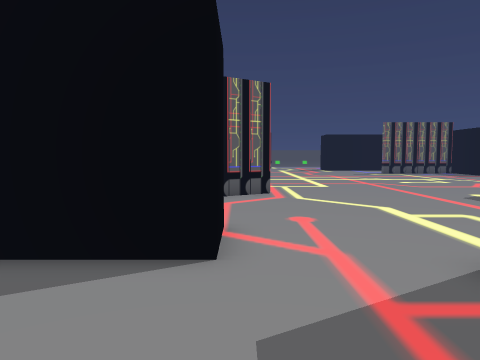
View 1 (above)

21 first-person views from a walk through a 3-D level made in the Unity game engine. The camera is 1.4 m above the floor, tilts 4° down and sees 70° across. The floor is counted in squares, 1 m on a side. Each view is taken from the middle of a square. On the plan, view 1 faces up. The plan holds only what a view shows up to about 15 squares ahead; the rest is blank. The place goes on beyond the plan.

View 2
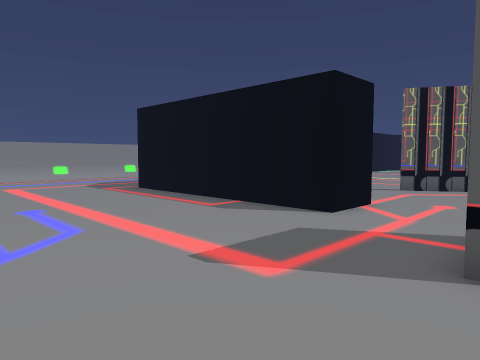

View 3
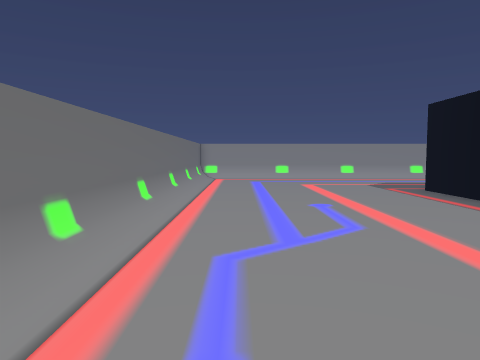

View 4
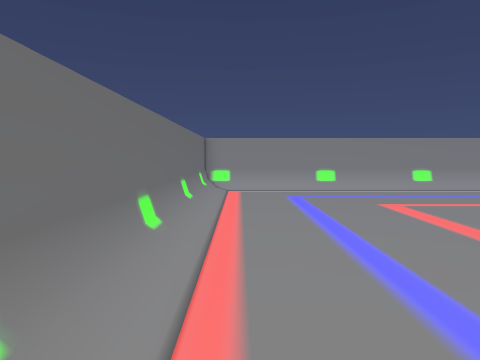

View 5
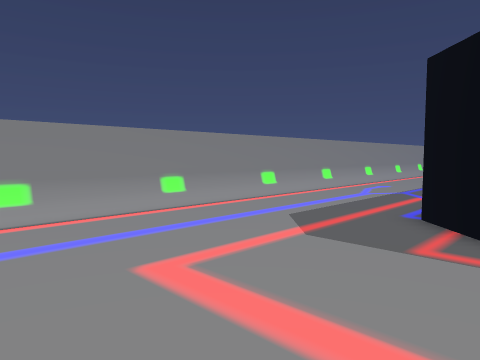

View 6
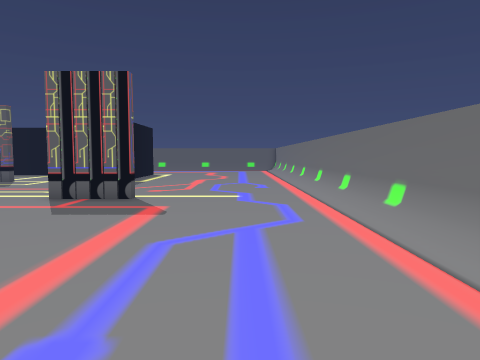

View 7
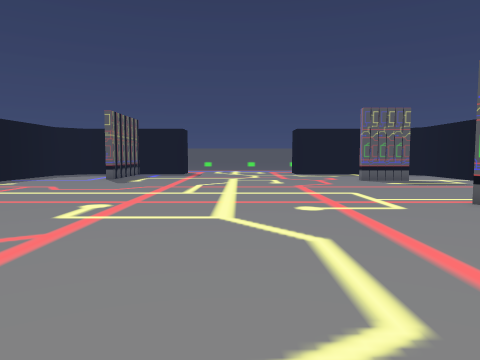

View 8
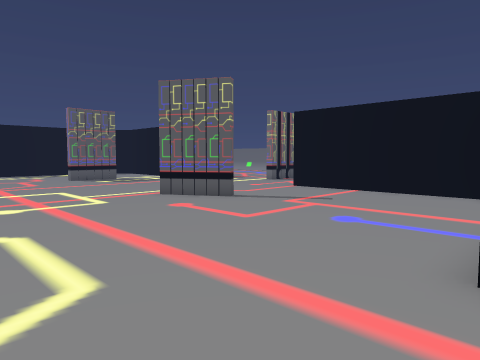

View 9
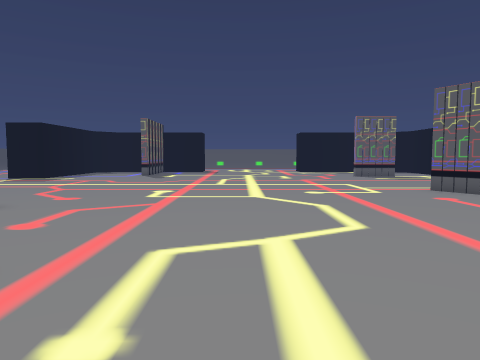

View 10
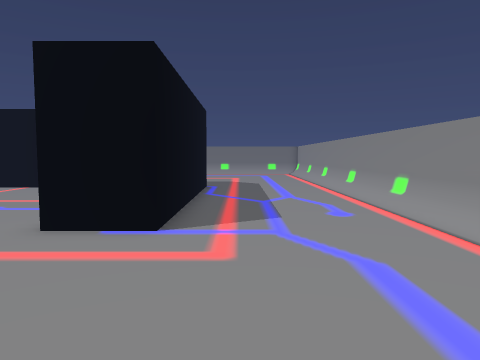

View 11
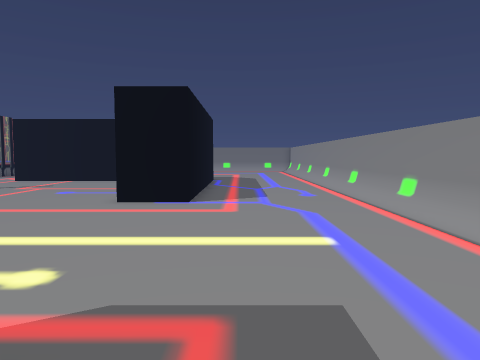

View 12
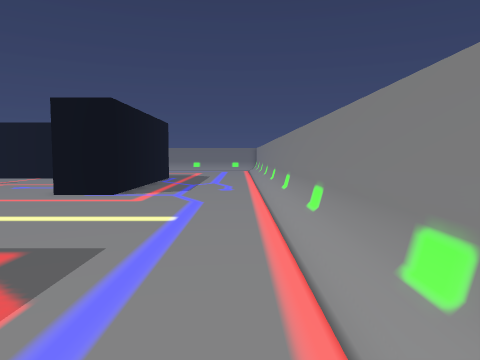

View 13
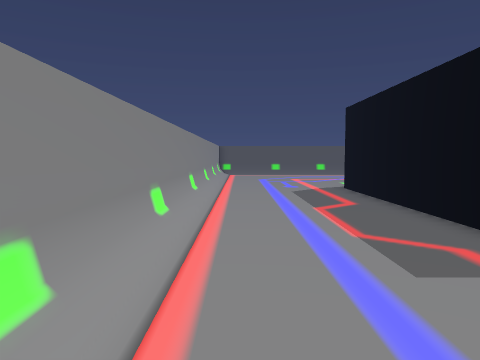

View 14
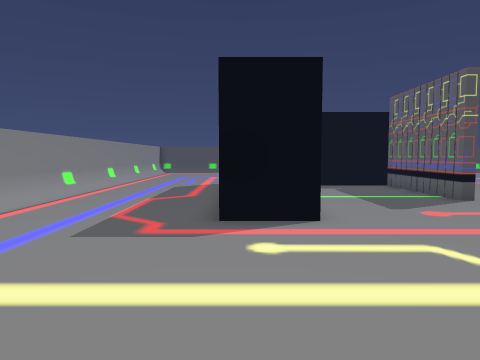

View 15
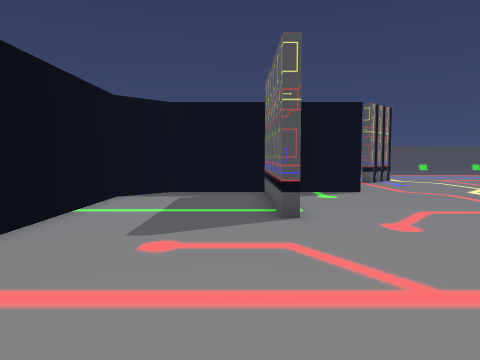

View 16
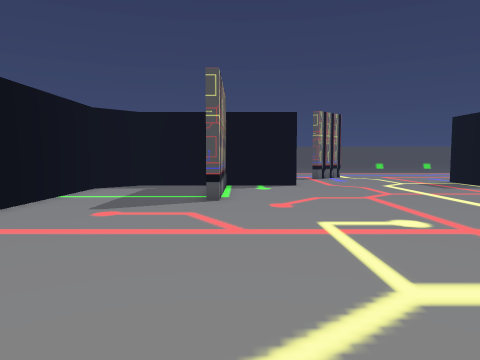

View 17
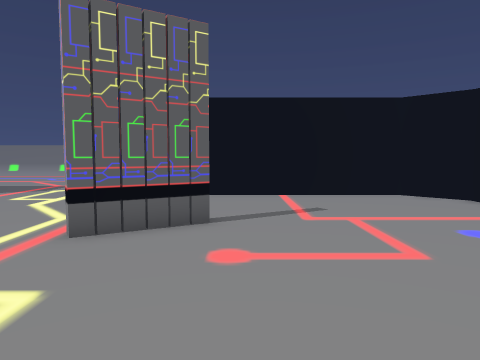

View 18
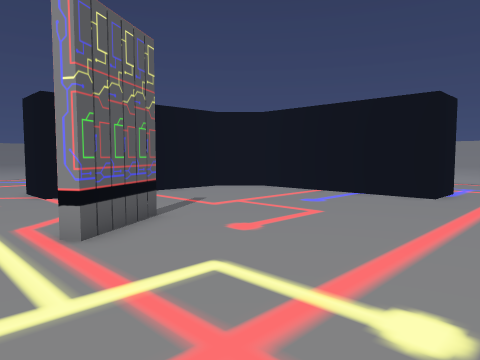

View 19
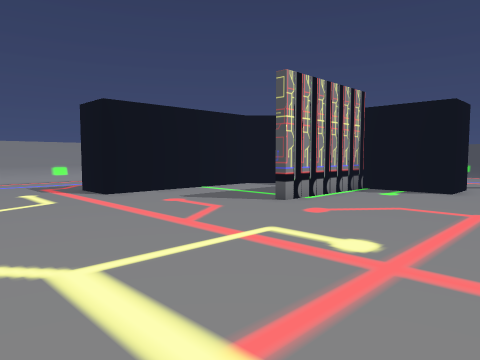

View 20
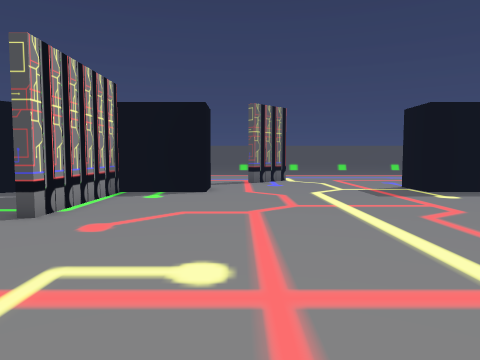

View 21
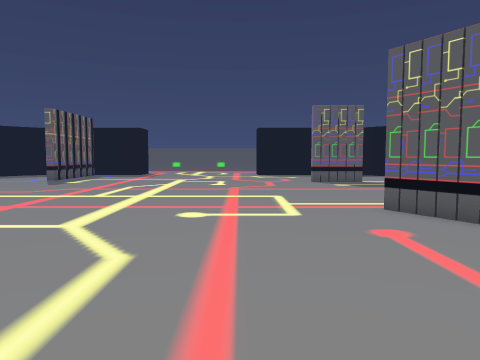

### Floor plan
Key: @ floor where view 1 was taken; # wall or solid block; . floor; / step, stairs or slope; O other object.
Columns run from 18 left of view 1 to 7 right of it. Each row starts with its distance up from view 1.
 35                   #.......
 34 #/.....#         ##.......
 33 #/.....###########........
 32 #/.....###....#...........
 31 #/.....###....#...........
 30 #/.....###....#...........
 29 #/.....###....#...........
 28 #/.....###....#...........
 27 #/.....###................
 26 #/.....###................
 25 #/.....###................
 24 #/.....##.................
 23 #/........................
 22 #/........................
 21 #/........................
 20 #/........................
 19 #/........................
 18 #/........................
 17 #/........................
 16 #/.....##.................
 15 #/.....###................
 14 #/.....###................
 13 #/.....###........O#......
 12 #/.....###.......O#.......
 11 #/.....###................
 10 #/.....###................
  9 #/.....###...............
  8 #/.....###................
  7 #/.....###########........
  6 #/.....############.......
  5 #/......###########.......
  4 #/...................#  ..
  3 #/...................#
  2 #/...................#....
  1 #/........................
  0 #/................@.......
 -1 #/........................
 -2 #/........................
 -3 #/........................
 -4 #/........................
 -5 #/////////////////////////
 -6 ##########################

Where each view was taken, in squares from view 1:
view 1: 0 up, 0 right, facing up
view 2: 3 down, 4 right, facing up-left
view 3: 3 down, 4 right, facing left
view 4: 4 down, 3 left, facing left
view 5: 2 down, 9 left, facing up-left
view 6: 2 down, 8 left, facing right
view 7: 20 up, 9 left, facing right
view 8: 20 up, 10 left, facing down-right
view 9: 21 up, 13 left, facing right
view 10: 22 up, 13 left, facing down
view 11: 26 up, 13 left, facing down
view 12: 28 up, 16 left, facing down
view 13: 19 up, 16 left, facing up
view 14: 17 up, 11 left, facing up
view 15: 20 up, 5 left, facing up
view 16: 17 up, 3 left, facing up
view 17: 19 up, 2 left, facing down
view 18: 19 up, 3 right, facing down-left
view 19: 19 up, 3 right, facing up-left
view 20: 20 up, 1 right, facing up
view 21: 17 up, 8 left, facing right
